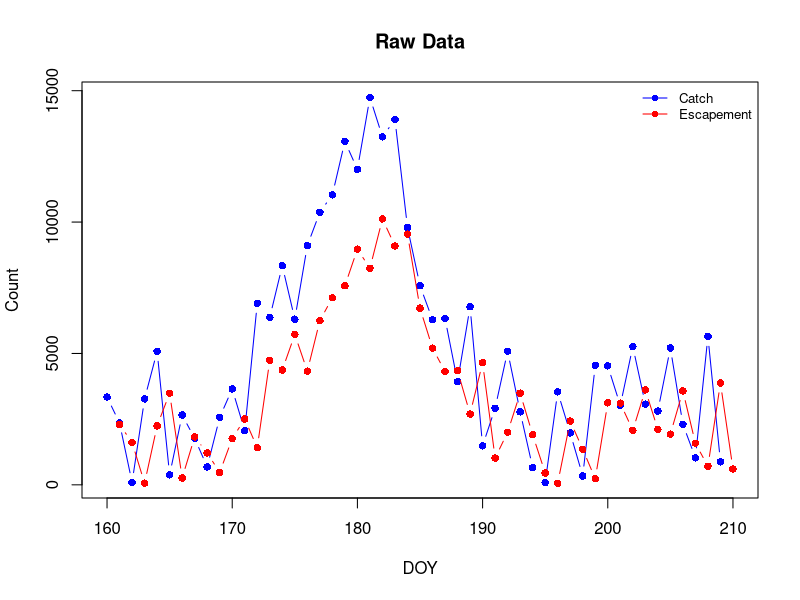
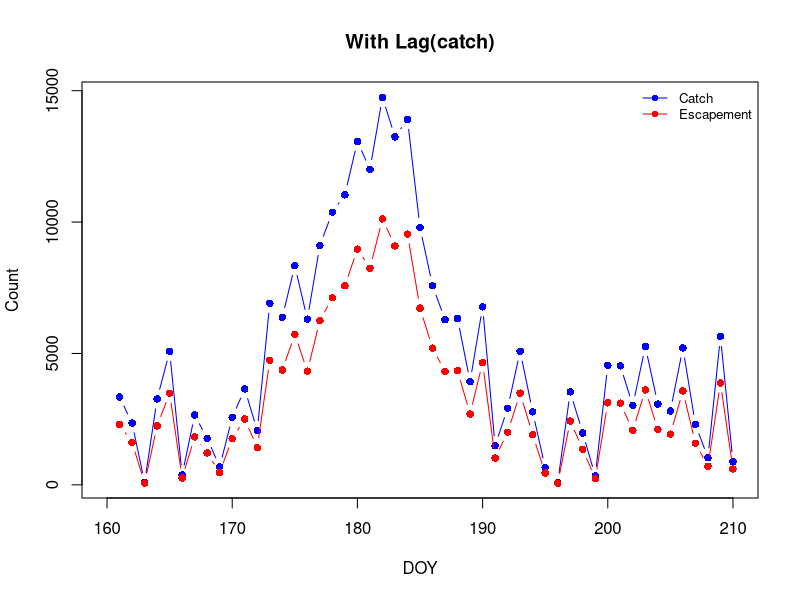
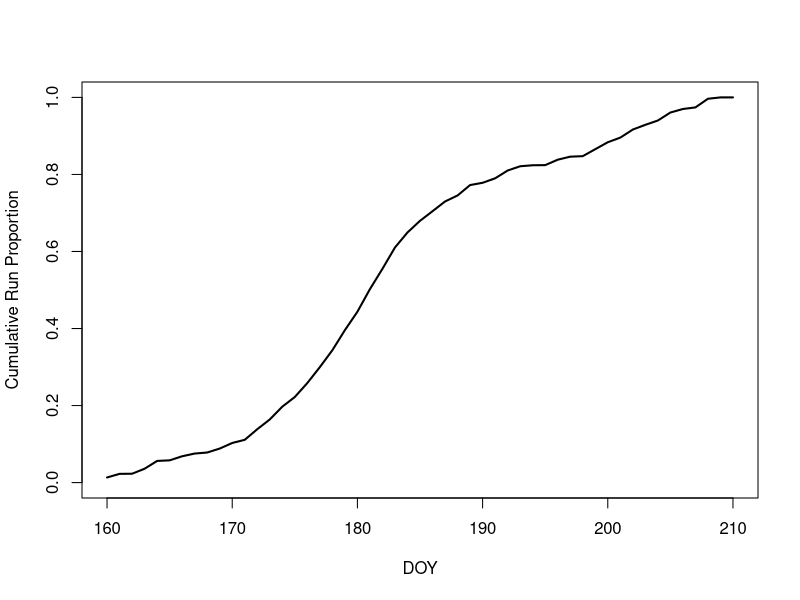
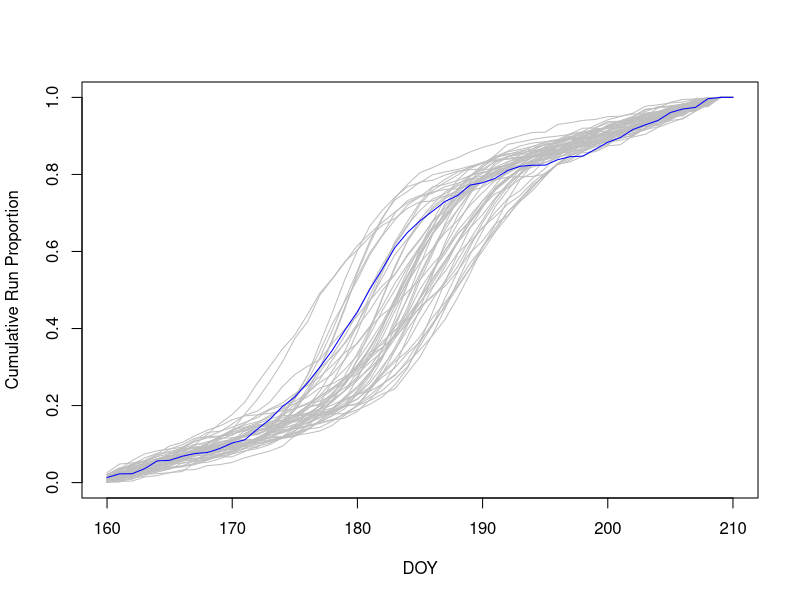
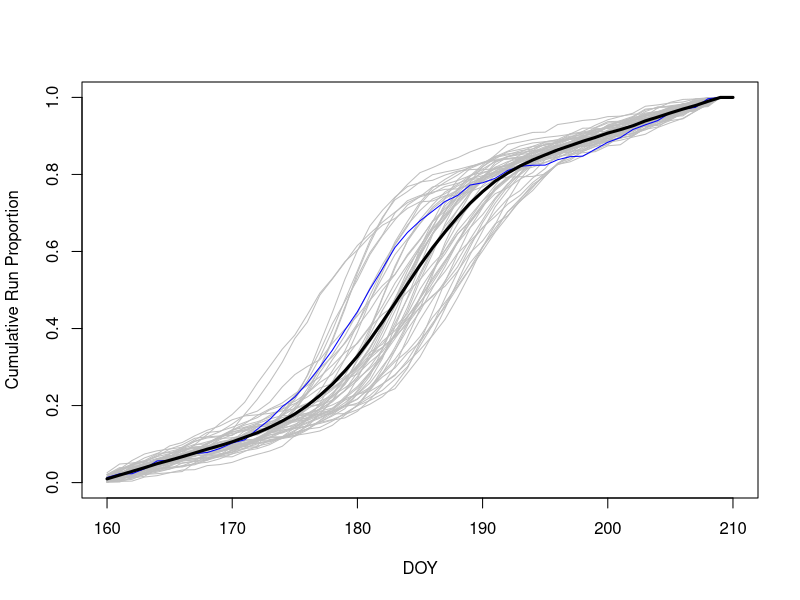
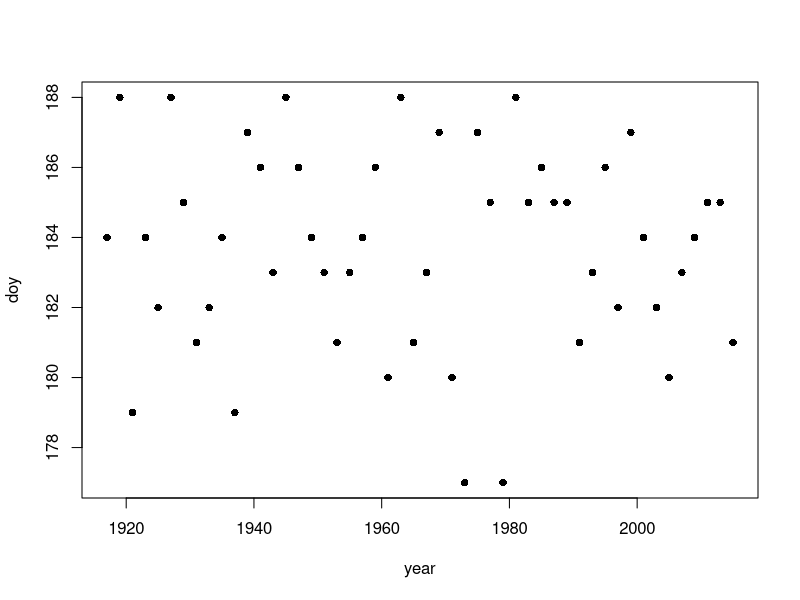
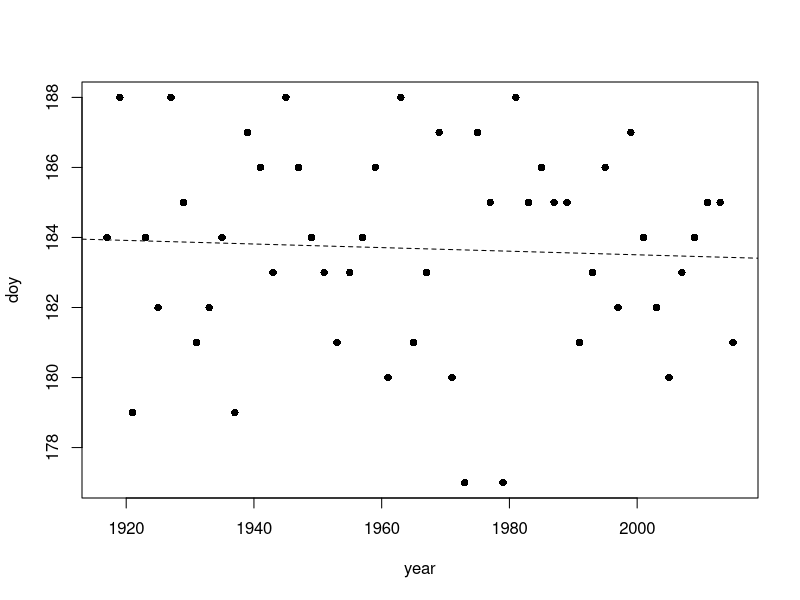
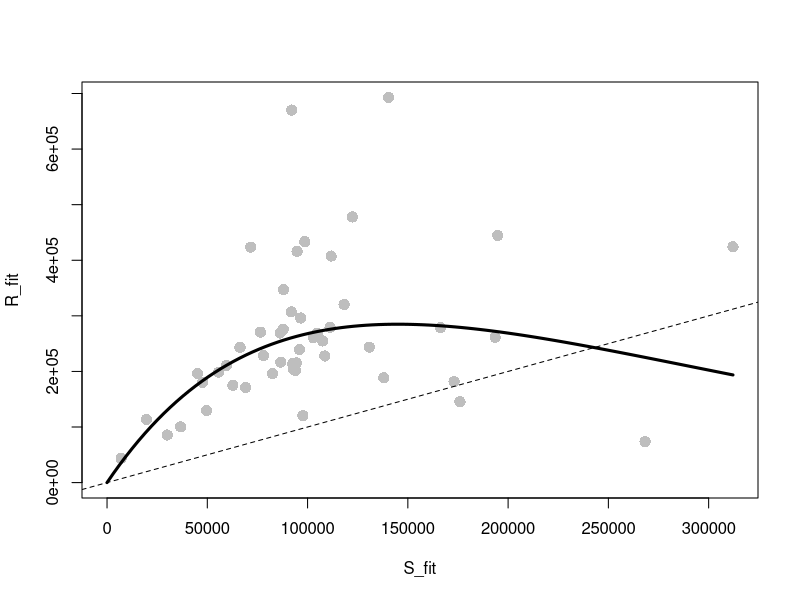

These figures' R source, in order:
## ---- chunk 1
rm(list = ls(all = T))
knitr::opts_chunk$set(fig.align = "center")
## ---- chunk 2
library(dplyr)
library(reshape2)
## ---- chunk 3
catch = read.csv("Data/daily_catch.csv")
esc = read.csv("Data/daily_escape.csv")
## ---- chunk 4
catch[1:6,1:6]
## ---- chunk 5
esc[1:6,1:6]
## ---- chunk 6
long.catch = melt(catch, id.var = "doy",
                  variable.name = "year",
                  value.name = "catch")
head(long.catch)
## ---- chunk 7
long.esc = melt(esc, id.var = "doy",
                variable.name = "year",
                value.name = "esc")
head(long.esc)
## ---- chunk 8
all(catch$y_2015 == long.catch[long.catch$year == "y_2015", "catch"])
## ---- chunk 9
dat = merge(x = long.esc, y = long.catch,
            by = c("doy", "year"), all = T)
head(dat)
## ---- chunk 10
head(arrange(dat, year))
## ---- chunk 11
y15 = filter(dat, year == "y_2015")
head(y15)
## ---- chunk 12
plot(catch ~ doy, data = y15, type = "b", pch = 16, col = "blue",
     xlab = "DOY", ylab = "Count", main = "Raw Data")
lines(esc ~ doy, data = y15, type = "b", pch = 16, col = "red")
legend("topright", legend = c("Catch", "Escapement"), 
       col = c("blue", "red"), pch = 16, lty = 1, bty = "n", cex = 0.8)
## ---- chunk 13
plot(lag(catch, n = 1) ~ doy, data = y15, type = "b", pch = 16, col = "blue",
     xlab = "DOY", ylab = "Count", main = "With Lag(catch)")
lines(esc ~ doy, data = y15, type = "b", pch = 16, col = "red")
legend("topright", legend = c("Catch", "Escapement"),
       col = c("blue", "red"), pch = 16, lty = 1, bty = "n", cex = 0.8)
## ---- chunk 14
lag_sum = function(x, y, n = 1){
  # x is lagged from y by n days
  rowSums(cbind(lead(x, n), y), na.rm = T)
}
## ---- chunk 15
lag_sum(y15$esc, y15$catch)
## ---- chunk 16
y15 = mutate(y15, run = lag_sum(esc, catch))
## ---- chunk 17
y15 = mutate(y15, crun = cumsum(run), cprun = crun/sum(run, na.rm = T))
## ---- chunk 18
plot(cprun ~ doy, data = y15, type = "l", ylim = c(0, 1),
     xlab = "DOY", ylab = "Cumulative Run Proportion", lwd = 2)
## ---- chunk 19
rnorm(10) %>% length
## ---- chunk 20
dat = dat %>%
  group_by(year) %>%
  mutate(run = lag_sum(esc, catch), 
         crun = cumsum(run), 
         cprun = crun/sum(run, na.rm = T))

arrange(dat, year)
## ---- chunk 21
# make an empty plot
plot(x = 0, y = 0, type = "n", xlim = range(dat$doy), ylim = c(0,1),
     xlab = "DOY", ylab = "Cumulative Run Proportion")

years = levels(dat$year)

# use sapply to "loop" through years, drawing lines for each
tmp = sapply(years, function(x) {
  lines(cprun ~ doy, data = filter(dat, year == x),
        col = ifelse(x == "y_2015", "blue", "grey"))
})
## ---- chunk 22
mean_cprun = dat %>% 
  ungroup %>% 
  group_by(doy) %>%
  summarize(cprun = mean(cprun))
head(mean_cprun)
## ---- chunk 23
tapply(dat$cprun, dat$doy, mean)[1:6]
## ---- chunk 24
# with summarise
dat %>% 
  ungroup %>%
  group_by(doy) %>% 
  summarize(range = range(cprun))

# with tapply
tapply(dat$cprun, dat$doy, range)[1:5]
## ---- chunk 25
# make an empty plot
plot(x = 0, y = 0, type = "n", xlim = range(dat$doy), ylim = c(0,1),
     xlab = "DOY", ylab = "Cumulative Run Proportion")

years = levels(dat$year)

# use sapply to "loop" through years, drawing lines for each
tmp = sapply(years, function(x) {
  lines(cprun ~ doy, data = filter(dat, year == x),
        col = ifelse(x == "y_2015", "blue", "grey"))
})
lines(cprun ~ doy, data = mean_cprun, lwd = 3)
## ---- chunk 26
find_median_doy = function(p,doy) {
  ind = which.min(abs(p - 0.5))
  doy[ind]
}
## ---- chunk 27
# use function
med_doy15 = find_median_doy(p = y15$cprun, doy = y15$doy)

# pull out the day it called the median to verify it works
filter(y15, doy == med_doy15) %>% select(cprun)
## ---- chunk 28
med_doy = 
  dat %>% 
  group_by(year) %>% 
  summarize(doy = find_median_doy(cprun, doy))
head(med_doy)
## ---- chunk 29
# get years as a number
med_doy$year = 
  ungroup(med_doy) %>%
  # extract only the year column
  select(year) %>%
  # turn it to a vector and extract unique values
  unlist %>% unname %>% unique %>%
  # replace "y_" with nothing
  gsub(pattern = "y_", replacement = "") %>%
  # turn to a integer vector
  as.integer

plot(doy ~ year, data = med_doy, pch = 16)
## ---- chunk 30
fit = lm(doy ~ year, data = med_doy)
summary(fit)$coef

plot(doy ~ year, data = med_doy, pch = 16)
abline(fit, lty = 2)
## ---- chunk 31
sr_dat = 
  dat %>%
  summarize(S = sum(esc, na.rm = T),
            R = sum(run, na.rm = T))

head(sr_dat)
## ---- chunk 32
ricker = function(S, alpha, beta) {
  log(alpha * S * exp(-beta * S))
}
## ---- chunk 33
# the number of years
nyrs = nrow(sr_dat)
# the spawners to fit to:
S_fit = sr_dat$S[1:(nyrs - 1)]
# the recruits to fit to:
R_fit = sr_dat$R[2:nyrs]
## ---- chunk 34
fit = nls(log(R_fit) ~ ricker(S_fit, alpha, beta),
          start = c(alpha = 6, beta = 0))
coef(fit); summary(fit)$sigma
## ---- chunk 35
# plot the S-R pairs
plot(R_fit ~ S_fit, pch = 16, col = "grey", cex = 1.5,
     xlim = c(0, max(S_fit)), ylim = c(0, max(R_fit)))
# extract the estimates
ests = coef(fit)
# obtain and draw on a fitted line
S_line = seq(0, max(S_fit), length = 100)
R_line = exp(ricker(S = S_line,
                alpha = ests["alpha"],
                beta = ests["beta"]))
lines(R_line ~ S_line, lwd =3)
# draw the 1:1 line
abline(0, 1, lty = 2)
## ---- chunk 36
Smax = 1/ests["beta"]
Seq = log(ests["alpha"]) * Smax
Smsy = Seq * (0.5 - 0.07 * log(ests["alpha"]))
brps = round(c(Smax = unname(Smax),
               Seq = unname(Seq),
               Smsy = unname(Smsy)), -3)
## ---- chunk 37
plot(R_fit ~ S_fit, pch = 16, col = "grey", cex = 1.5,
     xlim = c(0, max(S_fit)), ylim = c(0, max(R_fit)))
lines(R_line ~ S_line, lwd =3)
abline(0,1, lty = 2)
abline(v = brps, col = "blue")
text(x = brps, y = max(R_fit) * 1.08, 
     labels = names(brps), xpd = T, col = "blue")
